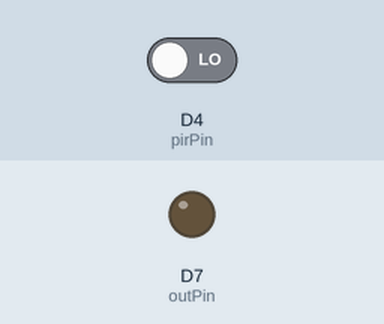
Simulated run of this sketch. Board: ESP8266 (NodeMCU). Shown: output pins drawn as LEDs (lit = HIGH). The test bench sets the inputs (shaded band); at power-on: D4 (pirPin) LOW.

Above: at 1.2 s.
1.3 s: D4 (pirPin) driven HIGH
At 2.4 s:
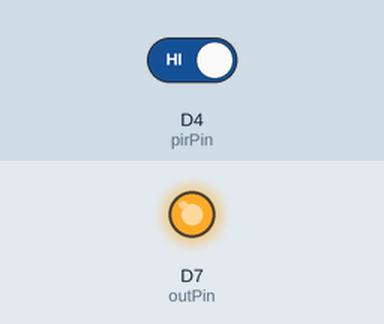
2.8 s: D4 (pirPin) driven LOW
At 3.5 s:
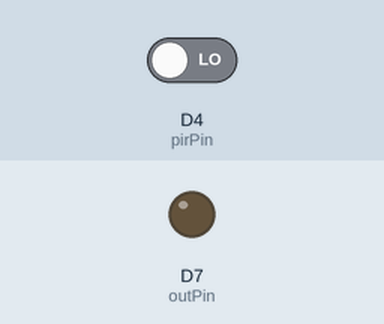
Timing chart, 0 to 5.8 s (numbered marks = the images above; inputs shaded):
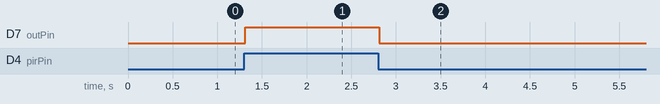

Measured:
- after the input at 1.3 s, D7 (outPin): LOW → HIGH at once
- after the input at 2.8 s, D7 (outPin): HIGH → LOW at once

The sketch:

SimpleMotionPIR.ino
```cpp
#include <ESP8266WiFi.h>
#define BLYNK_PRINT Serial    // Comment this out to disable prints and save space
#include <BlynkSimpleEsp8266.h>

#define outPin D7
#define pirPin D4 // Input for HC-S501
//int pirValue; // Place to store read PIR Value
int pirValue;

void setup() {
  Serial.begin(115200);
  delay(10);
  pinMode(outPin, OUTPUT);
  pinMode(pirPin, INPUT);
  digitalWrite(outPin, LOW);
}

void loop() {
  pirValue = digitalRead(pirPin);
  if (pirValue) {
    digitalWrite(outPin, HIGH);
//    Serial.println("==> Motion detected");
    delay(100);
  } else {
    digitalWrite(outPin, LOW);
//    Serial.println("==>NO Motion detected");
    delay(100);
   }
}
```
